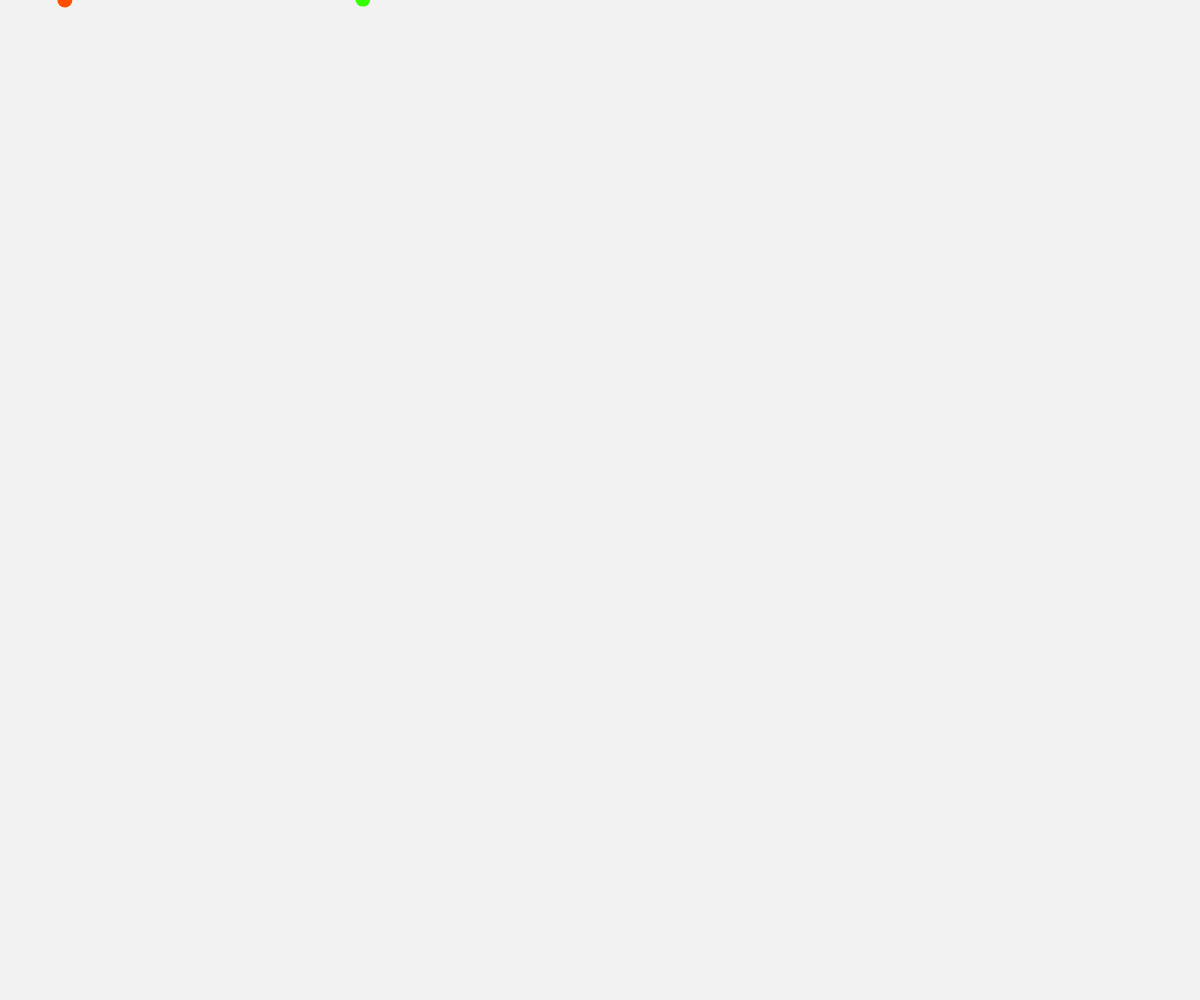
Frame 1 (no input)
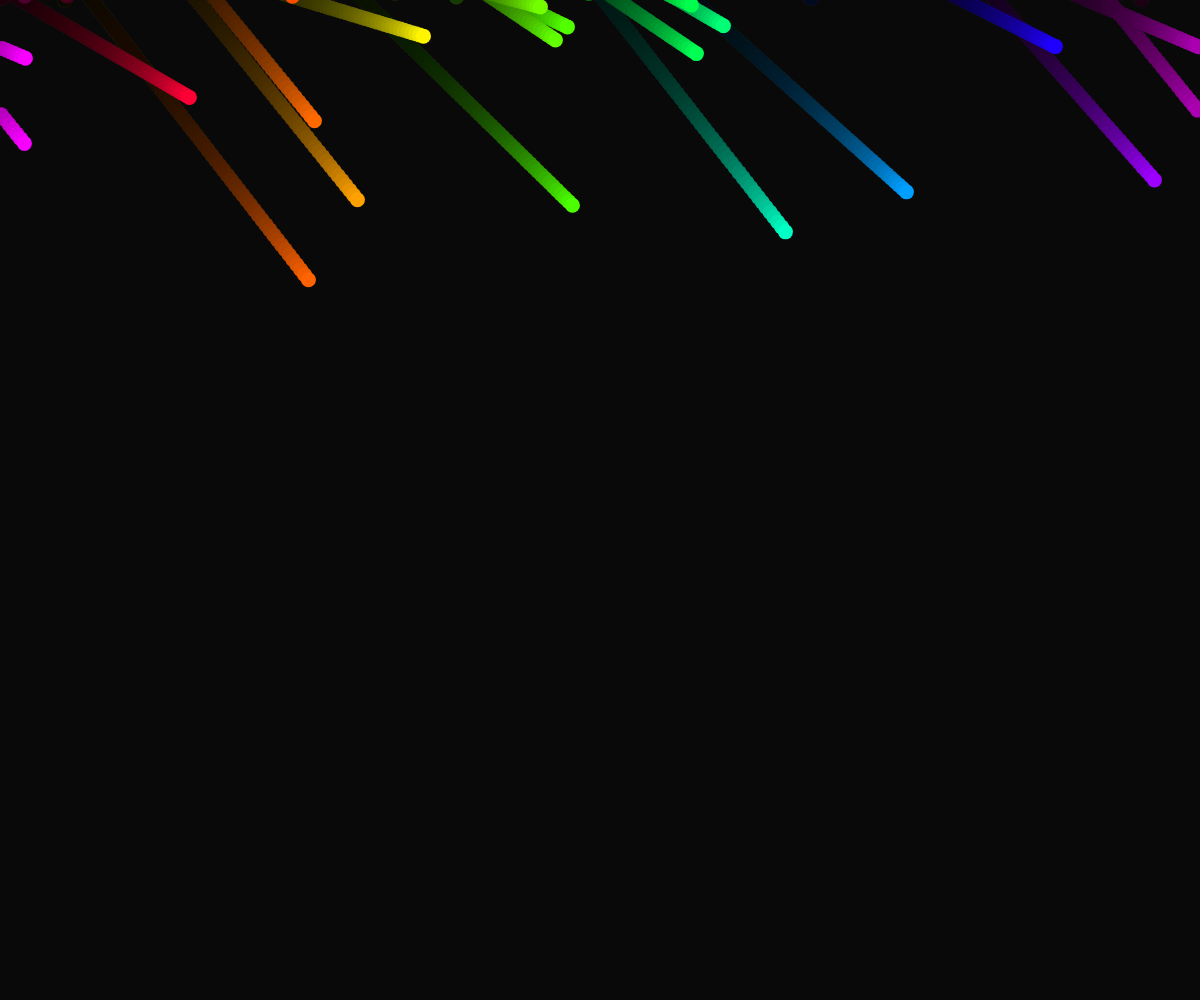
Frame 60 (no input)
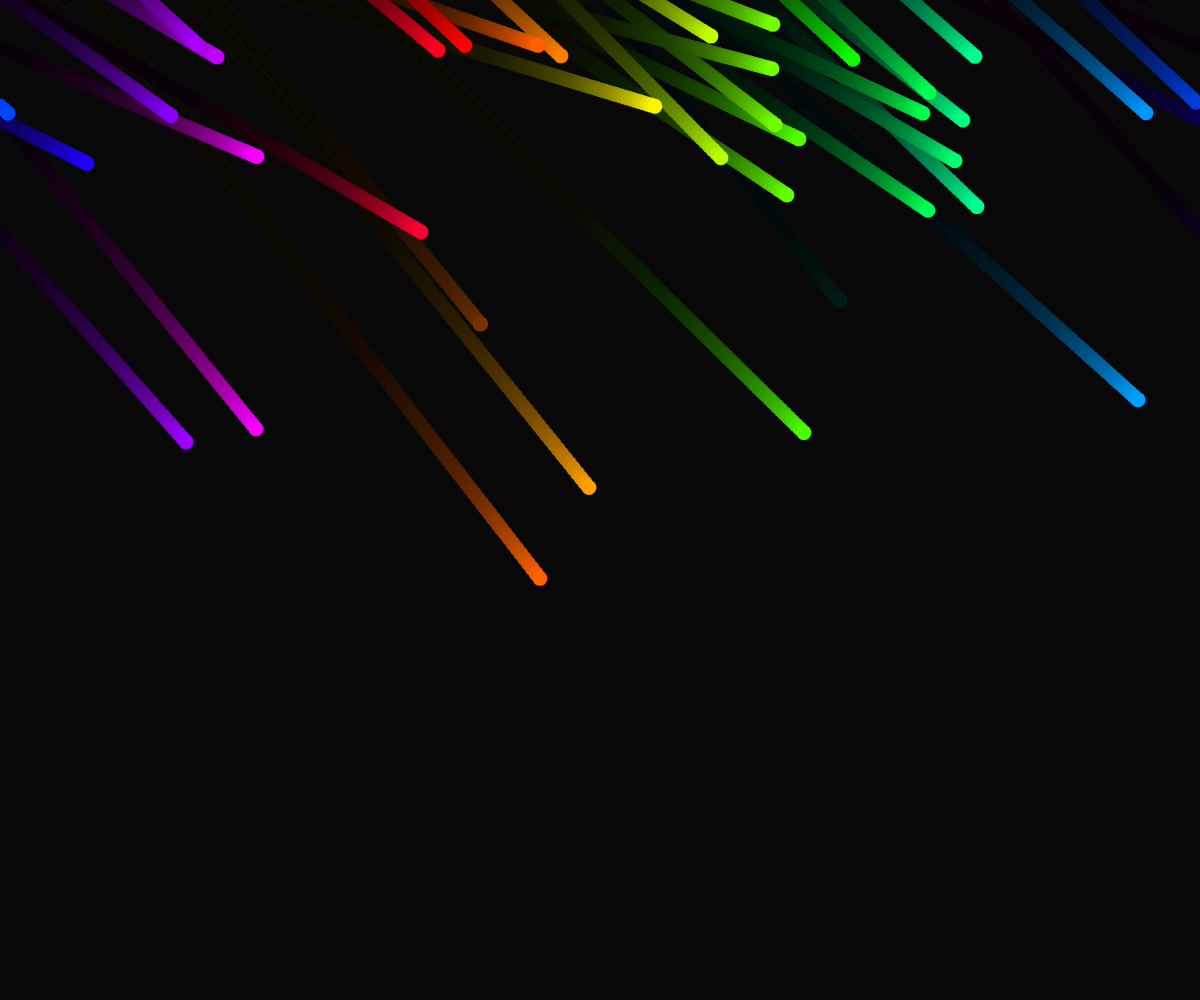
Frame 120 (the mouse pressed at the canvas centre since frame 60)

The p5.js sketch that drew these frames (run headless with seeded random() and noise() and a simulated clock; from frame 60 on, the mouse is pressed at the canvas centre):

// p5.js sketch
// ── sketch.js
// Rainbow Meteora 
// control s for trial length

var drops = [];
var raindropSize = 3;
var droplets = 100;
var maxDrops = 150;
var thue;
var flig = 0;
var thickness = 21;
var tx;
var ty = 10;
var loc = 0;
var direct = -1;
var trail = 0.05;
var fade = 1;
var ms;
var distancy;
var mob = 0;
var xp = 1;
var yp = 1;
var value;

function setup() {
  //smooth();
  noStroke();
  colorMode(HSB, 360, 100, 50, 1);
  createCanvas(window.innerWidth, window.innerHeight);
  if (window.innerWidth < 800) mob = 1;
  if (mob == 1) droplets = droplets / 15;
  tx = random(-3, 3);

  for (var i = 0; i < droplets; i++) {
    var x = round(random(width / raindropSize) * raindropSize);
    var y =
      round(random(height / raindropSize)) * raindropSize - window.innerHeight;
    var r = raindropSize;
    var h = map(x, 0, width, 0, 360); //(0, 360);
    var s = random(1, 5); //trail = random(0.26, .7);
    thue = h;

    distancey = random(1, window.innerHeight);
    tswell = distancey / window.innerHeight * 25 * s / 2;
    drops[i] = new RainDrop(x, y, r, h, s, tswell, distancey);
  }
}

function draw() {
  var spot = 0;
  var lig = random(0, 5);
  //if (lig > 4.9) {
  //  flig = 50;
  //  thickness = round(random(1, 19));
  //lightening();}
  background(200, 100, flig, trail);
  flig -= 15;
  for (var i = 0; i < droplets; i++) {
    drops[i].move();
    drops[i].display();
  }
  //}
}
function RainDrop(
  tempX,
  tempY,
  tempDiameter,
  tempHue,
  tempSpeed,
  tswell,
  tdistance
) {
  colorMode(HSB, 360, 100, 50, 1);
  this.x = tempX;
  this.loc = tempX;
  this.y = tempY;
  this.spot = 0;
  this.diameter = tempDiameter;
  this.h = tempHue;
  this.s = tempSpeed;
  this.swell = tswell;
  this.distancey = tdistance;
  this.move = function() {
    //var ty = this.s;
    this.x += tx * raindropSize;
    if (this.y < tdistance) this.y += tempSpeed;
    if (this.x > width) {
      this.loc = this.x;
      this.x = this.x - window.innerWidth;
      
    }
    
    if (this.x < -20) {
      this.x = width;
    }
    
    // fill(255);
    // text(this.y, 100, 100);
    // noFill();}
    
    if (this.y > tdistance) {
      this.y = tdistance - raindropSize;
      //this.spot = 1;
      this.x -= tx * raindropSize;

      var fd = this.swell / tswell;
      this.swell -= 5;
    }
    
    if (this.swell < 4) {
      this.swell = tswell;
      this.y = random(-window.innerHeight, 0);
      this.spot = 0;
      this.distancey = tdistance;
    }
      this.f += 2;
      //this.y -= (tempSpeed);


    //round(random(height / raindropSize)) * (raindropSize - height);

    this.display = function() {
      if (this.spot == 0) {
        noStroke();
        fill(tempHue, 100, 50, fd);
        ellipse(this.x, this.y, raindropSize * 5, raindropSize * 5); //this.diameter);
      }
    };
  };
}
